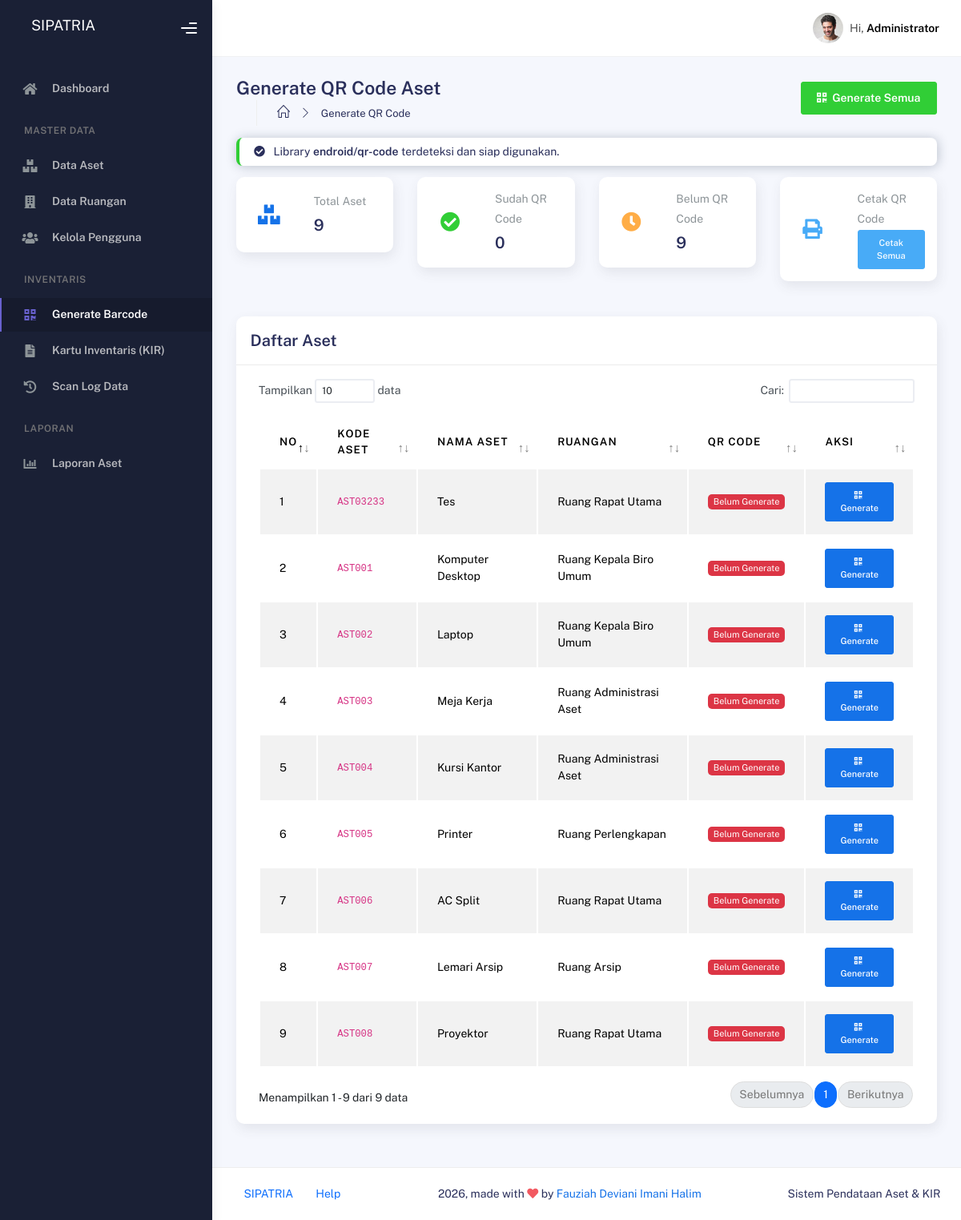
/admin/generate_barcode.php (signed in), run on the app's committed database.
### tables this page shows
CREATE TABLE `aset` (
  `id_aset` int(11) NOT NULL,
  `kode_aset` varchar(50) NOT NULL,
  `nama_aset` varchar(150) NOT NULL,
  `kategori` varchar(100) DEFAULT NULL,
  `merk` varchar(100) DEFAULT NULL,
  `tahun_perolehan` year(4) DEFAULT NULL,
  `kondisi` enum('Baik','Rusak Ringan','Rusak Berat') DEFAULT 'Baik',
  `nilai_aset` decimal(15,2) DEFAULT NULL,
  `barcode` varchar(255) DEFAULT NULL,
  `id_ruangan` int(11) DEFAULT NULL,
  `created_at` timestamp NOT NULL DEFAULT current_timestamp(),
  `updated_at` timestamp NOT NULL DEFAULT current_timestamp() ON UPDATE current_timestamp()
);

CREATE TABLE `ruangan` (
  `id_ruangan` int(11) NOT NULL,
  `kode_ruangan` varchar(20) NOT NULL,
  `nama_ruangan` varchar(100) NOT NULL,
  `lokasi` varchar(100) NOT NULL,
  `created_at` timestamp NOT NULL DEFAULT current_timestamp()
);

### admin/generate_barcode.php (the view, shortened to what this page needs)
<?php
include '../koneksi.php';
function libraryTersedia() {
    return class_exists('Endroid\\QrCode\\QrCode') ||
           class_exists('Endroid\\QrCode\\Builder\\Builder');
}
$total_aset    = mysqli_fetch_assoc(mysqli_query($koneksi, "SELECT COUNT(*) as total FROM aset"))['total'];
$sudah_barcode = mysqli_fetch_assoc(mysqli_query($koneksi, "SELECT COUNT(*) as total FROM aset WHERE barcode IS NOT NULL AND barcode != ''"))['total'];
$belum_barcode = $total_aset - $sudah_barcode;
$library_ok = libraryTersedia();
?>
<!DOCTYPE html>
<html lang="id">
  <head>
    <link rel="stylesheet" href="assets/css/bootstrap.min.css" />
    <link rel="stylesheet" href="assets/css/plugins.min.css" />
    <link rel="stylesheet" href="assets/css/kaiadmin.min.css" />
    <link rel="stylesheet" href="assets/css/demo.css" />
  </head>
  <body>
    <div class="wrapper">
      <div class="sidebar" data-background-color="dark">
        <div class="sidebar-logo">
          <div class="logo-header" data-background-color="dark">
            <a href="index.php" class="logo">
                <h5 class="text-white ms-3">SIPATRIA</h5>
            </a>
            <div class="nav-toggle">
              <button class="btn btn-toggle toggle-sidebar">
                <i class="gg-menu-right"></i>
              </button>
            </div>
          </div>
        </div>
        <div class="sidebar-wrapper scrollbar scrollbar-inner">
          <div class="sidebar-content">
            <ul class="nav nav-secondary">
              <li class="nav-item">
                <a href="index.php">
                  <i class="fas fa-home"></i>
                  <p>Dashboard</p>
                </a>
              </li>
              <li class="nav-section">
                <h4 class="text-section">Master Data</h4>
              </li>
              <li class="nav-item">
                <a href="aset.php">
                  <i class="fas fa-boxes"></i>
                  <p>Data Aset</p>
                </a>
              </li>
              <li class="nav-item">
                <a href="ruangan.php">
                  <i class="fas fa-building"></i>
                  <p>Data Ruangan</p>
                </a>
              </li>
              <li class="nav-item">
                <a href="user.php">
                  <i class="fas fa-users"></i>
                  <p>Kelola Pengguna</p>
                </a>
              </li>
              <li class="nav-section">
                <h4 class="text-section">Inventaris</h4>
              </li>
              <li class="nav-item active">
                <a href="generate_barcode.php">
                  <i class="fas fa-qrcode"></i>
                  <p>Generate Barcode</p>
                </a>
              </li>
              <li class="nav-item">
                <a href="kir.php">
                  <i class="fas fa-file-alt"></i>
                  <p>Kartu Inventaris (KIR)</p>
                </a>
              </li>
              <li class="nav-item ">
                <a href="scan_log.php">
                  <i class="fas fa-history"></i>
                  <p>Scan Log Data</p>
                </a>
              </li>
              <li class="nav-section">
                <h4 class="text-section">Laporan</h4>
              </li>
              <li class="nav-item">
                <a href="laporan_aset.php">
                  <i class="fas fa-chart-bar"></i>
                  <p>Laporan Aset</p>
                </a>
              </li>
            </ul>
          </div>
        </div>
      </div>
      <div class="main-panel">
        <div class="main-header">
          <nav class="navbar navbar-header navbar-header-transparent navbar-expand-lg border-bottom">
            <div class="container-fluid">
              <ul class="navbar-nav topbar-nav ms-md-auto align-items-center">
                <li class="nav-item topbar-user dropdown hidden-caret">
                  <a class="dropdown-toggle profile-pic" data-bs-toggle="dropdown" href="#" aria-expanded="false">
                    <div class="avatar-sm">
                      <img src="assets/img/profile.jpg" alt="profile" class="avatar-img rounded-circle" />
                    </div>
                    <span class="profile-username">
                      <span class="op-7">Hi,</span>
                      <span class="fw-bold"><?= htmlspecialchars($_SESSION['nama_user'] ?? 'Admin') ?></span>
                    </span>
                  </a>
                </li>
              </ul>
            </div>
          </nav>
        </div>
        <div class="container">
          <div class="page-inner">
            <div class="page-header d-flex align-items-center justify-content-between flex-wrap gap-2">
              <div>
                <h3 class="fw-bold mb-1">Generate QR Code Aset</h3>
                <ul class="breadcrumbs mb-0">
                  <li class="nav-home"><a href="index.php"><i class="icon-home"></i></a></li>
                  <li class="separator"><i class="icon-arrow-right"></i></li>
                  <li class="nav-item"><a href="#">Generate QR Code</a></li>
                </ul>
              </div>
              <?php if ($_SESSION['role'] == 'Admin Aset'): ?>
              <form method="POST" style="display:inline;">
                <button type="submit" name="generate_all"
                        class="btn btn-success fw-semibold"
                        onclick="return confirm('Generate QR Code untuk semua aset yang belum memiliki QR Code?')"
                        <?= !$library_ok ? 'disabled title="Library belum terinstall"' : '' ?>>
                  <i class="fas fa-qrcode me-1"></i> Generate Semua
                </button>
              </form>
              <?php endif; ?>
            </div>
            <?php if (!$library_ok): ?>
            <div class="alert alert-danger library-status" role="alert">
              <strong><i class="fas fa-times-circle me-2"></i>Library QR Code Tidak Ditemukan!</strong><br>
              Untuk menggunakan fitur generate QR Code, jalankan perintah berikut di terminal/cmd pada folder project:<br>
              <code class="d-block mt-2 p-2 bg-dark text-white rounded">composer require endroid/qr-code</code>
              <small class="text-muted">Pastikan Composer sudah terinstall. Download: <a href="https://getcomposer.org" target="_blank">getcomposer.org</a></small>
            </div>
            <?php else: ?>
            <div class="alert alert-success library-status py-2" role="alert">
              <i class="fas fa-check-circle me-2"></i>
              Library <strong>endroid/qr-code</strong> terdeteksi dan siap digunakan.
            </div>
            <?php endif; ?>
            <div class="row mb-3">
              <div class="col-md-3">
                <div class="card card-stats card-round">
                  <div class="card-body">
                    <div class="row">
                      <div class="col-5">
                        <div class="icon-big text-center">
                          <i class="fas fa-boxes text-primary"></i>
                        </div>
                      </div>
                      <div class="col-7 col-stats">
                        <div class="numbers">
                          <p class="card-category">Total Aset</p>
                          <h4 class="card-title"><?= $total_aset ?></h4>
                        </div>
                      </div>
                    </div>
                  </div>
                </div>
              </div>
              <div class="col-md-3">
                <div class="card card-stats card-round">
                  <div class="card-body">
                    <div class="row">
                      <div class="col-5">
                        <div class="icon-big text-center">
                          <i class="fas fa-check-circle text-success"></i>
                        </div>
                      </div>
                      <div class="col-7 col-stats">
                        <div class="numbers">
                          <p class="card-category">Sudah QR Code</p>
                          <h4 class="card-title"><?= $sudah_barcode ?></h4>
                        </div>
                      </div>
                    </div>
                  </div>
                </div>
              </div>
              <div class="col-md-3">
                <div class="card card-stats card-round">
                  <div class="card-body">
                    <div class="row">
                      <div class="col-5">
                        <div class="icon-big text-center">
                          <i class="fas fa-clock text-warning"></i>
                        </div>
                      </div>
                      <div class="col-7 col-stats">
                        <div class="numbers">
                          <p class="card-category">Belum QR Code</p>
                          <h4 class="card-title"><?= $belum_barcode ?></h4>
                        </div>
                      </div>
                    </div>
                  </div>
                </div>
              </div>
              <div class="col-md-3">
                <div class="card card-stats card-round">
                  <div class="card-body">
                    <div class="row">
                      <div class="col-5">
                        <div class="icon-big text-center">
                          <i class="fas fa-print text-info"></i>
                        </div>
                      </div>
                      <div class="col-7 col-stats">
                        <div class="numbers">
                          <p class="card-category">Cetak QR Code</p>
                          <h4 class="card-title">
                            <a href="cetak_barcode_all.php" target="_blank" class="btn btn-sm btn-info">Cetak Semua</a>
                          </h4>
                        </div>
                      </div>
                    </div>
                  </div>
                </div>
              </div>
            </div>
            <div class="row">
              <div class="col-md-12">
                <div class="card">
                  <div class="card-header">
                    <h4 class="card-title">Daftar Aset</h4>
                  </div>
                  <div class="card-body">
                    <div class="table-responsive">
                      <table id="basic-datatables" class="display table table-striped table-hover">
                        <thead>
                          <tr>
                            <th>No</th>
                            <th>Kode Aset</th>
                            <th>Nama Aset</th>
                            <th>Ruangan</th>
                            <th>QR Code</th>
                            <th>Aksi</th>
                          </tr>
                        </thead>
                        <tbody>
                          <?php
                            $no    = 1;
                            $query = mysqli_query($koneksi,
                              "SELECT a.*, r.nama_ruangan
                               FROM aset a
                               LEFT JOIN ruangan r ON a.id_ruangan = r.id_ruangan
                               ORDER BY a.created_at DESC");
                            while ($aset = mysqli_fetch_assoc($query)):
                          ?>
                          <tr>
                            <td><?= $no++ ?></td>
                            <td><code><?= htmlspecialchars($aset['kode_aset']) ?></code></td>
                            <td><?= htmlspecialchars($aset['nama_aset']) ?></td>
                            <td><?= htmlspecialchars($aset['nama_ruangan'] ?? 'Belum Ditentukan') ?></td>
                            <td class="text-center">
                              <?php
                                $hasFile = !empty($aset['barcode']) && file_exists("../uploads/" . $aset['barcode']);
                                $hasDb   = !empty($aset['barcode']);
                              ?>
                              <?php if ($hasFile): ?>
                                <img src="../uploads/<?= htmlspecialchars($aset['barcode']) ?>"
                                     alt="QR Code <?= htmlspecialchars($aset['kode_aset']) ?>"
                                     class="qr-thumb"><br>
                                <small class="text-muted"><?= htmlspecialchars($aset['barcode']) ?></small>
                              <?php elseif ($hasDb): ?>
                                <span class="badge badge-warn">File tidak ditemukan</span>
                              <?php else: ?>
                                <span class="badge badge-error text-white">Belum Generate</span>
                              <?php endif; ?>
                            </td>
                            <td>
                              <?php if (!$hasDb || !$hasFile): ?>
                                <button type="button"
                                  class="btn btn-sm btn-primary generate-btn"
                                  data-id="<?= (int)$aset['id_aset'] ?>"
                                  data-kode="<?= htmlspecialchars($aset['kode_aset']) ?>"
                                  data-nama="<?= htmlspecialchars($aset['nama_aset']) ?>"
                                  data-bs-toggle="modal"
                                  data-bs-target="#generateModal"
                                  <?= !$library_ok ? 'disabled title="Library belum terinstall"' : '' ?>>
                                  <i class="fas fa-qrcode me-1"></i> Generate
                                </button>
                              <?php endif; ?>
                            </td>
                          </tr>
                          <?php endwhile; ?>
                        </tbody>
                      </table>
                    </div>
                  </div>
                </div>
              </div>
            </div>
          </div>
        </div>
        <footer class="footer">
          <div class="container-fluid d-flex justify-content-between">
            <nav class="pull-left">
              <ul class="nav">
                <li class="nav-item"><a class="nav-link" href="#">SIPATRIA</a></li>
                <li class="nav-item"><a class="nav-link" href="#">Help</a></li>
              </ul>
            </nav>
            <div class="copyright">
              2026, made with <i class="fa fa-heart heart text-danger"></i> by
              <a href="#">Fauziah Deviani Imani Halim</a>
            </div>
            <div>Sistem Pendataan Aset &amp; KIR</div>
          </div>
        </footer>
      </div>
    </div>
  </body>
</html>

### admin/generate_barcode.php (style rules this page uses)
.library-status { border-radius: 8px; padding: 12px 18px; font-size: 14px; }
.badge-error { background-color: #dc3545; }

### data on the page
aset: kode_aset "AST03233", nama_aset "Tes", id_ruangan.nama_ruangan "Ruang Rapat Utama", shows "Belum Generate"
aset: kode_aset "AST001", nama_aset "Komputer Desktop", id_ruangan.nama_ruangan "Ruang Kepala Biro Umum", shows "Belum Generate"
aset: kode_aset "AST002", nama_aset "Laptop", id_ruangan.nama_ruangan "Ruang Kepala Biro Umum", shows "Belum Generate"
aset: kode_aset "AST003", nama_aset "Meja Kerja", id_ruangan.nama_ruangan "Ruang Administrasi Aset", shows "Belum Generate"
aset: kode_aset "AST004", nama_aset "Kursi Kantor", id_ruangan.nama_ruangan "Ruang Administrasi Aset", shows "Belum Generate"
aset: kode_aset "AST005", nama_aset "Printer", id_ruangan.nama_ruangan "Ruang Perlengkapan", shows "Belum Generate"
aset: kode_aset "AST006", nama_aset "AC Split", id_ruangan.nama_ruangan "Ruang Rapat Utama", shows "Belum Generate"
aset: kode_aset "AST007", nama_aset "Lemari Arsip", id_ruangan.nama_ruangan "Ruang Arsip", shows "Belum Generate"
aset: kode_aset "AST008", nama_aset "Proyektor", id_ruangan.nama_ruangan "Ruang Rapat Utama", shows "Belum Generate"

### other printed values
$_SESSION['nama_user'] "Administrator"
$total_aset "9"
$sudah_barcode "0"
$belum_barcode "9"
